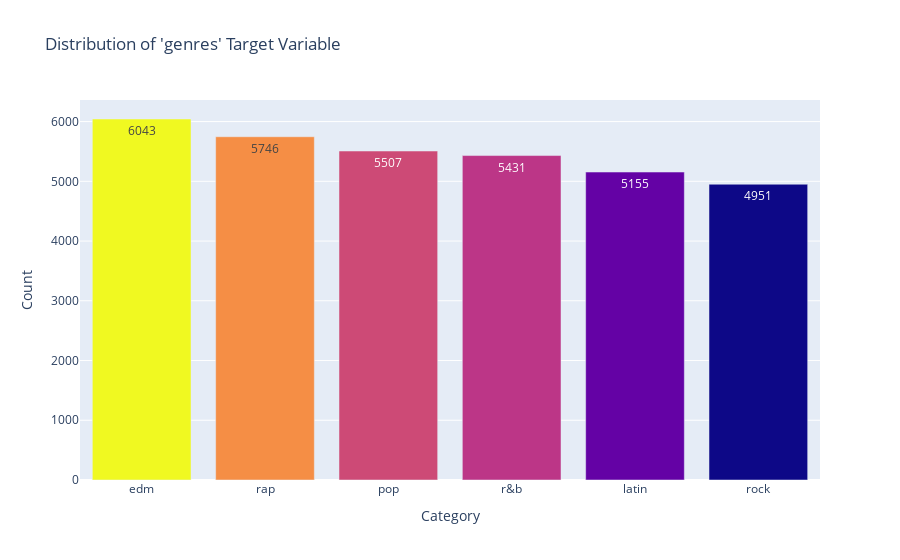

The notebook cell this image was saved under:
### Markdown cell above
### Explore target column `genre`

### Code cell
#show number of songs per genre
fig = px.bar(songs_data["genre"].value_counts(),
                          title="Distribution of 'genres' Target Variable", text=songs_data["genre"].value_counts(),
                          color=songs_data["genre"].value_counts(),  
                          labels={"value": "Count", "index": "Category"},  # Change x and y label from default to something more meaningful
                          )
fig.update_coloraxes(showscale=False) #hide legend

### Figure 1 — Plotly figure (JSON) as saved in the notebook; plotly's stock layout.template omitted (floating-point values rounded to 4 significant figures)
{"data": [{"alignmentgroup": "True", "hovertemplate": "Category=%{x}<br>Count=%{y}<br>text=%{text}<br>color=%{marker.color}<extra></extra>", "legendgroup": "", "marker": {"color": [6043, 5746, 5507, 5431, 5155, 4951], "coloraxis": "coloraxis", "pattern": {"shape": ""}}, "name": "", "offsetgroup": "", "orientation": "v", "showlegend": false, "text": [6043, 5746, 5507, 5431, 5155, 4951], "textposition": "auto", "type": "bar", "x": ["edm", "rap", "pop", "r&b", "latin", "rock"], "xaxis": "x", "y": [6043, 5746, 5507, 5431, 5155, 4951], "yaxis": "y"}], "layout": {"barmode": "relative", "coloraxis": {"colorbar": {"title": {"text": "color"}}, "colorscale": [[0, "#0d0887"], [0.1111, "#46039f"], [0.2222, "#7201a8"], [0.3333, "#9c179e"], [0.4444, "#bd3786"], [0.5556, "#d8576b"], [0.6667, "#ed7953"], [0.7778, "#fb9f3a"], [0.8889, "#fdca26"], [1, "#f0f921"]], "showscale": false}, "legend": {"tracegroupgap": 0}, "title": {"text": "Distribution of 'genres' Target Variable"}, "xaxis": {"anchor": "y", "domain": [0, 1], "title": {"text": "Category"}}, "yaxis": {"anchor": "x", "domain": [0, 1], "title": {"text": "Count"}}}}
